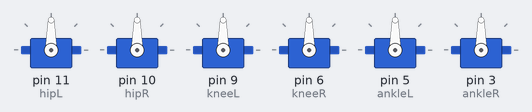
Recording of a sketch running on a simulated Arduino Uno, built with avr-gcc and run on an emulated ATmega328P. Shown: 6 × servo.

Above: at 0.1 s.
At 2.1 s:
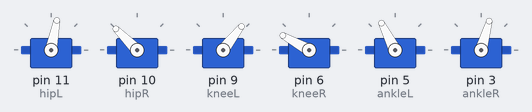
Timing chart, 0 to 38.8 s (numbered marks = the images above):
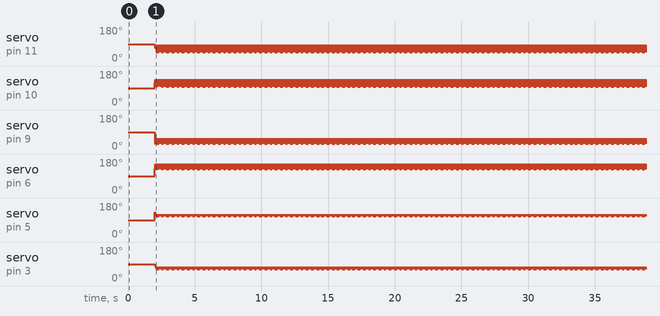

The sketch:

humanoid_robot.ino
```cpp
#include <Servo.h>
#include "constants.h"

Servo hipL;
Servo hipR;
Servo kneeL;
Servo kneeR;
Servo ankleL;
Servo ankleR;

void updateServoPos(int target1, int target2, int target3, char leg){
  if (leg == 'l'){
    hipL.write(hipLOffset - target1);
    kneeL.write(kneeLOffset - target2);
    ankleL.write(2*ankleLOffset - target3);
  }
  else if (leg == 'r'){
    hipR.write(hipROffset + target1);
    kneeR.write(kneeROffset + target2);
    ankleR.write(target3);
  }
}

void pos(float x, float z, char leg){
  float hipRad2 = atan(x/z);
  float hipDeg2 = hipRad2 * (180/PI);

  float z2 = z/cos(hipRad2);

  float hipRad1 = acos((sq(l1) + sq(z2) - sq(l2))/(2*l1*z2));
  float hipDeg1 = hipRad1 * (180/PI);

  float kneeRad = PI - acos((sq(l1) + sq(l2) - sq(z2))/(2*l1*l2));

  float ankleRad = PI/2 + hipRad2 - acos((sq(l2) + sq(z2) - sq(l1))/(2*l2*z2));

  float hipDeg = hipDeg1 + hipDeg2;
  float kneeDeg = kneeRad * (180/PI);
  float ankleDeg = ankleRad * (180/PI);

//  Serial.print(hipDeg);
//  Serial.print("\t");
//  Serial.print(kneeDeg);
//  Serial.print("\t");
//  Serial.println(ankleDeg);

  updateServoPos(hipDeg, kneeDeg, ankleDeg, leg);
}

void takeStep(float stepLength, int stepVelocity){
  for (float i = stepLength; i >= -stepLength; i-=0.5){
    pos(i, stepHeight, 'r');
    pos(-i, stepHeight - stepClearance, 'l');
    delay(stepVelocity);
  }

  for (float i = stepLength; i >= -stepLength; i-=0.5){
    pos(-i, stepHeight - stepClearance, 'r');
    pos(i, stepHeight, 'l');
    delay(stepVelocity);
  }
}

void initialize(){
  for (float i = 10.7; i >= stepHeight; i-=0.1){
    pos(0, i, 'l');
    pos(0, i, 'r');
  }
}

void setup() {
  //setup code
  Serial.begin(9600);
  hipL.attach(11);
  hipR.attach(10);
  kneeL.attach(9);
  kneeR.attach(6);
  ankleL.attach(5);
  ankleR.attach(3);

  hipL.write(hipLOffset);
  kneeL.write(kneeLOffset);
  ankleL.write(ankleLOffset);

  hipR.write(hipROffset);
  kneeR.write(kneeROffset);
  ankleR.write(ankleROffset);

  delay(2000);

  initialize();
}

void loop() {
  //main code
  takeStep(2, 0);
}
```

constants.h
```cpp
#define hipLOffset 90
#define kneeLOffset 90
#define ankleLOffset 90
#define hipROffset 90
#define kneeROffset 90
#define ankleROffset 90

#define l1 5
#define l2 5.7

#define stepClearance 1
#define stepHeight 10
```
